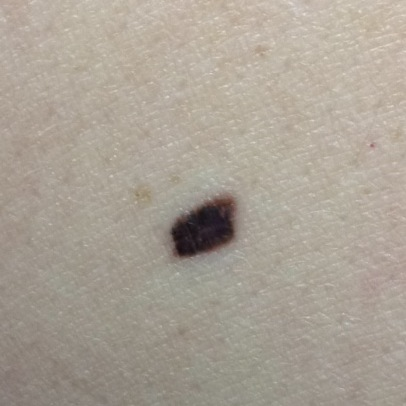
#> input picture 04_mole_segmentation/data/images/medium_risk_4.jpg, 406 x 406 px; its folder holds 4 pictures in this run
$ python mole_segmentation.py
#> lines starting #> are read from the running program, lines starting #| are printed output that depends on the picture; after the words box and inside, x2 and y2 are one past the last pixel; in counts of white or black regions, pixels touching at a corner belong together
import numpy as np
import matplotlib.image as mpimg
import matplotlib.pyplot as plt
from sklearn.cluster import KMeans
from sklearn.cluster import DBSCAN
import scipy.ndimage
import os
import sys

class Moles():
    def __init__(self, plotfig, image_title):
        ## Set the folder path where the images are stored
        self.folderpath = os.path.join(os.path.dirname(__file__), 'data', 'images') + os.sep
        self.files = os.listdir(self.folderpath)
        self.plotfig = plotfig # plotting flag
        self.image_title = image_title

    def greyscale(self):
        ## Read the image to be analyzed and convert it to grayscale
        np.set_printoptions(precision = 2) # use only two decimal digits when printing numbers
        plt.close('all') # close previously opened pictures
        ifile = self.files.index(self.image_title) # title of the file to be analyzed
        filein = self.files[ifile] # file to be analyzed (low_risk, medium_risk or melanoma)
        print(f"the image to be analyzed is {filein}")
        self.im_or = mpimg.imread(self.folderpath + filein)
#> self.im_or is the input picture: shape (406, 406, 3); mean R, G, B 169.7, 161.1, 149.4
        self.gray_image = np.mean(self.im_or, axis = 2).astype(np.uint8) # convert to grayscale
        self.N1,self.N2,self.N3 = self.im_or.shape # note: N3 is 3, the number of elementary colors, i.e. red, green, blue
#> self.N1 = 406; self.N2 = 406; self.N3 = 3
        self.N1,self.N2 = self.gray_image.shape
        # im_or is Ndarray N1 x N2 x 3 unint8 (integers from 0 to 255)
        # gray_image is an Ndaaray N1 x N2 unint8 (integers from 0 to 255)
        # plot the images, to check them:
        plt.figure()
        plt.imshow(self.im_or,interpolation=None)
        plt.title('original image')
        plt.figure()
        plt.imshow(self.gray_image, cmap='gray', vmin=0, vmax=255, interpolation=None)
        plt.title('gray image')
        plt.show()

    def K_means(self):
        ## Get a simplified image with only Ncluster colors

        # instantiate the object K-means:
        Ncluster = 3 # number of clusters/quantized colors we want to have in the simpified image
        self.kmeans = KMeans(n_clusters = Ncluster, random_state = 0) # instantiate the object K-means
        im_1D = self.gray_image.reshape((self.N1*self.N2,1))
        self.kmeans.fit(im_1D) # run K-means on the colors of the gray image (i.e. on the uint8 values):

        # get the centroids (i.e. the 3 grey colors). Note that the centroids take real values,
        # we must convert these values to uint8 to properly see the quantized image
        Ncluster = len(self.kmeans.cluster_centers_) # Warning: it is possible that the found clusters is less than required
        self.kmeans_centroids = self.kmeans.cluster_centers_.astype('uint8')

        # copy im_1D into im_1D_quant and get the quantized image
        im_1D_quant = im_1D.copy()
        for kc in range(Ncluster):
            im_1D_quant[(self.kmeans.labels_ == kc),:] = self.kmeans_centroids[kc,:] # substitute the centroid value in the pixels that belong to the cluster
        im_quant = im_1D_quant.reshape((self.N1,self.N2))
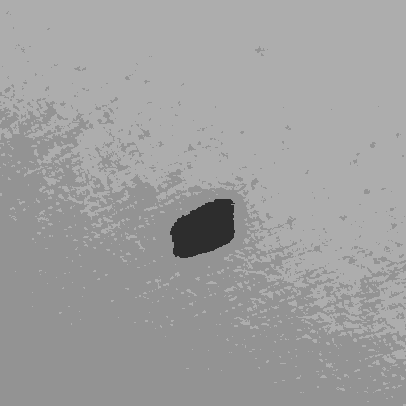
#> im_quant: shape (406, 406); min 45, max 173, mean 159.3

        if self.plotfig:
            plt.figure()
            plt.imshow(im_quant,cmap='gray',interpolation=None)
            plt.title('image with quantized colors (after K-Means)')
            plt.savefig(os.path.join(os.path.dirname(__file__), 'results', 'kmeans_quantized.png'))

    def DBSCAN(self):
        ## Find the likely position of the mole using DBSCAN

        ## Preliminary steps to find the contour after the clustering
        # 1: find the darkest color found by k-means, since the darkest color corresponds to the mole:
        centroids = self.kmeans_centroids # 3 value represent grayscale color
        darkest_col = centroids.argmin() # darkest color corresponds to minimum grayscale value
        # 2: define the 2D-array im_clust where in position i,j you have the index of the cluster pixel i,j belongs to
        im_clust = self.kmeans.labels_.reshape(self.N1,self.N2)
        # 3: find the positions i,j where im_clust is equal to i_col (cluster with the darkest color)
            # the 2D Ndarray mole_pos stores the coordinates i,j only of the pixels in cluster i_col
        mole_pos = np.argwhere(im_clust == darkest_col) # Ndarray with two columns, storing the index [i,j] of the dark pixels

        # Find the likely position of the mole using DBSCAN
        # insert parameters !
        epsilon = 4
        if np.isnan(epsilon):
            print("SET AN APPROPRIATE VALUE FOR epsilon!")
            sys.exit()
        M = 15
        if np.isnan(M):
            print("SET AN APPROPRIATE VALUE FOR M!")
            sys.exit()
        # --
        clusters = DBSCAN(eps = epsilon, min_samples = M, metric = 'euclidean').fit(mole_pos)  # fit DBSCAN on the positions of the dark pixels (closeby dark pixels will belong to the same cluster)
        id_clusters, count_id_clusters = np.unique(clusters.labels_,return_counts=True) # count the number of obtained clusters (i.e. groups of closeby dark pixels)
#> id_clusters = [0]; count_id_clusters = [2743]
        print('Number of points in each cluster found by DBSCAN: ', count_id_clusters)
#| Number of points in each cluster found by DBSCAN:  [2743]
        print('Indexes of the found clusters: ', id_clusters)
#| Indexes of the found clusters:  [0]

        # select the clusters that could potentially correspond to the mole

        # select the cluster that most likely corresponds to the mole
        image_center = np.array([self.N1/2, self.N2/2])
#> image_center = [203, 203]
        min_dist_from_center = float('inf')

        best_cluster_id = np.nan
        unique_labels = np.unique(clusters.labels_)
#> unique_labels = [0]

        for label in unique_labels:
            # ignore the rumor cluster
            if label == -1:
                continue
            # extract the pixels that belong to the current cluster
            # cluster_pixels is an array [[r1, c1], [r2, c2], ...]
            cluster_pixels = mole_pos[clusters.labels_ == label]
            # filter the small clusters
            if len(cluster_pixels) < 1000:
                continue
            cluster_centroid = np.mean(cluster_pixels, axis=0)
            dist = np.linalg.norm(cluster_centroid - image_center)

            if dist < min_dist_from_center:
                min_dist_from_center = dist
                best_cluster_id = label
#> after the loop, best_cluster_id = 0; min_dist_from_center = 25.66

        i_mole = best_cluster_id
#> i_mole = 0

        if np.isnan(i_mole):
            print("SET AN APPROPRIATE VALUE FOR i_mole (index of the cluster that contains the mole)!")
            sys.exit()
        self.true_mole_pos = mole_pos[clusters.labels_ == i_mole] # pixel indexes [i,j] in the cluster that corresponds to the mole
        self.im_only_mole_gray = 0 * self.gray_image - 1 # white image
#> self.im_only_mole_gray: shape (406, 406); every value is 255
        x = self.true_mole_pos[:,0]
#> x = 2743 values from 199 to 257
        y = self.true_mole_pos[:,1]
        self.im_only_mole_gray[x,y] = self.gray_image[x,y]
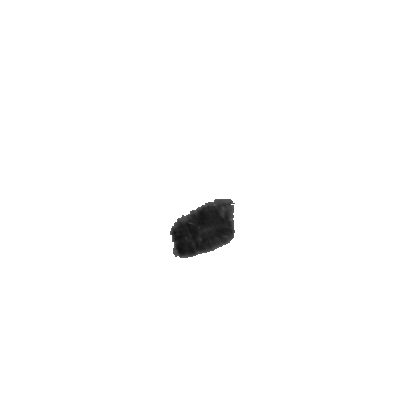
#> self.im_only_mole_gray: shape (406, 406); min 17, max 255, mean 251.5
        if self.plotfig:
            plt.figure()
            plt.imshow(self.im_only_mole_gray, cmap='gray', interpolation=None)
            plt.title('original size image, segmented grayscale mole (after DBSCAN)')
        self.im_mole_pos = np.ones((self.N1,self.N2),dtype='uint8')*255 # white image
        self.im_mole_pos[x,y]=0 # black where the mole is present
        if self.plotfig:
            plt.figure()
            plt.imshow(self.im_mole_pos,cmap='gray',interpolation=None)
            plt.title('original size image, mole position')
            plt.savefig(os.path.join(os.path.dirname(__file__), 'results', 'dbscan_mole_position.png'))

    def crop(self):
        ## Find the cropped original image
        margin = 5  # pixels around the mole (used for smoothing the image)
        if np.isnan(margin):
            print("SET AN APPROPRIATE VALUE FOR margin!")
            sys.exit()
        min_x = np.min(self.true_mole_pos[:,0])-margin
#> min_x = 194
        max_x = np.max(self.true_mole_pos[:,0])+margin
        min_y = np.min(self.true_mole_pos[:,1])-margin
        max_y = np.max(self.true_mole_pos[:,1])+margin
        self.im_cropped_gray_red = self.im_only_mole_gray[min_x:max_x,min_y:max_y]
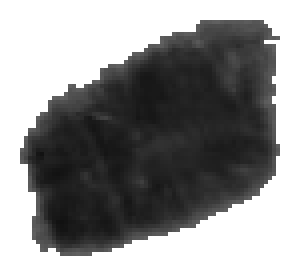
#> self.im_cropped_gray_red: shape (68, 74) (shown 4 times larger); min 17, max 255, mean 141.1
        self.im_cropped_col = self.im_or[min_x:max_x,min_y:max_y,:]
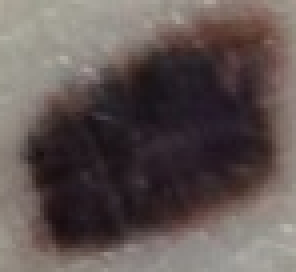
#> self.im_cropped_col: shape (68, 74, 3) (shown 4 times larger); mean R, G, B 95.9, 84.6, 82.5
        self.im_cropped_mole_pos = self.im_mole_pos[min_x:max_x,min_y:max_y]

        if self.plotfig:
            plt.figure()
            plt.imshow(self.im_cropped_mole_pos,cmap='gray',interpolation=None)
            plt.title('cropped image, mole position')

    def smooth(self):
        #%% Smooth the image
        delta = 5
        if np.isnan(delta):
            print("SET AN APPROPRIATE VALUE FOR delta!")
            sys.exit()
        self.N1,self.N2 = self.im_cropped_mole_pos.shape

        # Use scipy.ndimage.median_filter for faster processing
        size = 2 * delta
        filtered = scipy.ndimage.median_filter(self.im_cropped_mole_pos, size=size, mode='constant', cval=255)
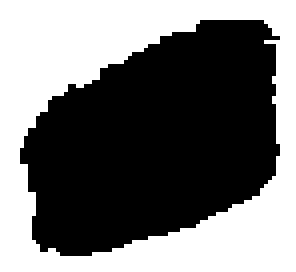
#> self.im_cropped_mole_pos: shape (68, 74) (shown 4 times larger); 45.5% white; 1 white region, box (x1, y1, x2, y2) and area: (0, 0, 74, 68) 2289
        self.im_cropped_mole_pos_filt = np.full_like(self.im_cropped_mole_pos, 255)
        self.im_cropped_mole_pos_filt[delta:-delta, delta:-delta] = filtered[delta:-delta, delta:-delta]
#> self.im_cropped_mole_pos_filt: shape (68, 74); 46.8% white; 1 white region, box (x1, y1, x2, y2) and area: (0, 0, 74, 68) 2356

        if self.plotfig:
            plt.figure()
            plt.imshow(self.im_cropped_mole_pos_filt,cmap='gray',interpolation=None)
            plt.title('smoothed cropped image, mole position')
            plt.savefig(os.path.join(os.path.dirname(__file__), 'results', 'smoothed_mole.png'))

    def sobel_filters(self):
        ## Apply Sobel filters
        kern1 = np.array([[1,0,-1],[2,0,-2],[1,0,-1]])# Sobel filter
        kern2= kern1.T

        im_work = self.im_cropped_mole_pos_filt.astype(float)
        N1, N2 = im_work.shape

        # 3. Initialize the output image
        # Use scipy.ndimage.convolve for efficiency
        self.sobel1_img = scipy.ndimage.convolve(im_work, kern1, mode='constant', cval=0.0)
        self.sobel2_img = scipy.ndimage.convolve(im_work, kern2, mode='constant', cval=0.0)

        # Zero out the 1-pixel border to match the original manual loop behavior
        self.sobel1_img[0,:] = 0; self.sobel1_img[-1,:] = 0
        self.sobel1_img[:,0] = 0; self.sobel1_img[:,-1] = 0
        self.sobel2_img[0,:] = 0; self.sobel2_img[-1,:] = 0
        self.sobel2_img[:,0] = 0; self.sobel2_img[:,-1] = 0

        if self.plotfig:
            plt.figure()
            plt.subplot(1, 2, 1)
            plt.imshow(self.sobel1_img, cmap='gray', interpolation='none')
            plt.title('border - Sobel 1')
            plt.subplot(1, 2, 2)
            plt.imshow(self.sobel2_img, cmap='gray', interpolation='none')
            plt.title('border - Sobel 2')

    def border(self):
        ## get the border and plot the cropped color image and the border superimposed

        # Combine the two Sobel filter outputs to get the gradient magnitude
        # This implements the logic: Border = sqrt(Gx^2 + Gy^2)
        border = np.sqrt(self.sobel1_img**2 + self.sobel2_img**2)

        # Optional (Pragmatic Engineering Tip):
        # Normalize the border to the 0-255 range for better visualization compatibility,
        # although matplotlib usually handles floats fine.
        max_val = np.max(border)
        if max_val > 0:
            border = border / max_val * 255

        if np.isnan(border).any():
            print("IMPLEMENT FILTERING WITH SOBEL FILTERS AND FIND THE BORDER")
            sys.exit()
        plt.figure()
        plt.imshow(self.im_cropped_col, interpolation='none')
        plt.imshow(border,cmap='gray', interpolation='none', alpha=0.2)
        plt.title('Mole border detection')
        plt.savefig(os.path.join(os.path.dirname(__file__), 'results', 'border_overlay.png'))
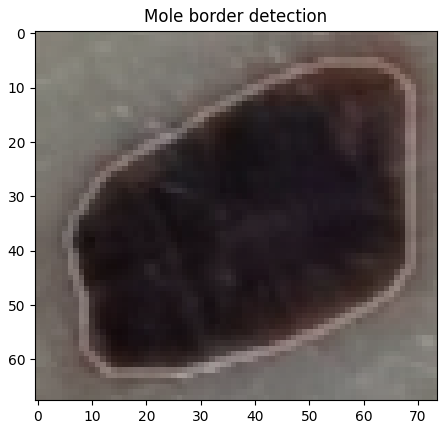
#> figure drawn by matplotlib, 1 panel

if __name__ == '__main__':
    mole = Moles(plotfig = True, image_title = 'medium_risk_4.jpg' )
    mole.greyscale()
    mole.K_means()
    mole.DBSCAN()
    mole.crop()
    mole.smooth()
    mole.sobel_filters()
    mole.border()
    plt.show()
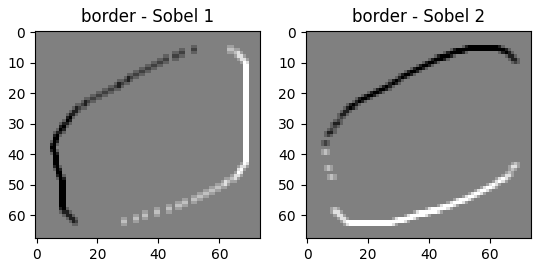
#> figure drawn by matplotlib, 2 panels
